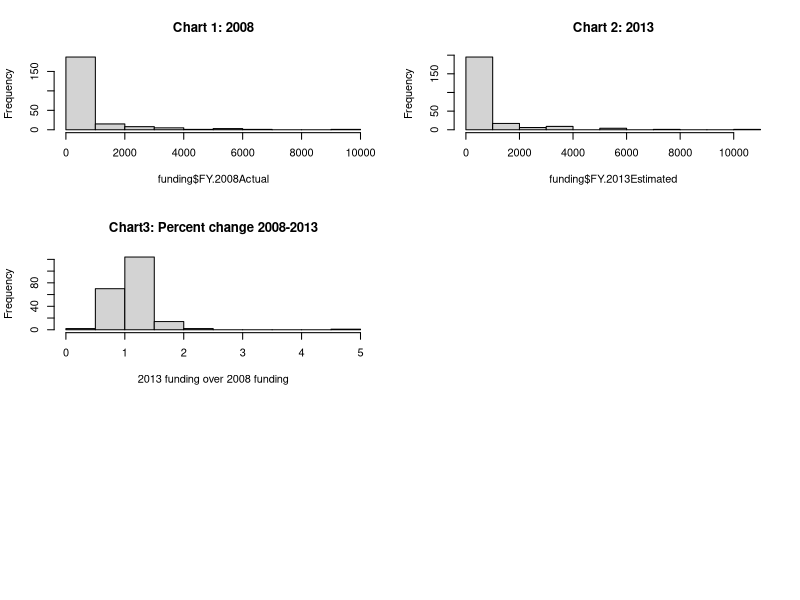

Reproduce this figure in R. (Note: this script raises an error after producing the figure.)
# Monthly data analysis: February 2013

# Data set from: http://report.nih.gov/categorical_spending.aspx

# Before you begin, you will have to open the xls file and unmerge rows 2+3,
# then delete rows 1+2.  There are also a bunch of rows at the end to delete.
# Save as a csv file, which will get rid of any excess formatting.

# To follow my analysis, run the file.  This will create a pdf.  Open the pdf,
# and read through this file while checking the pdf as you go.  You can make
# changes to this file and run it while keeping the pdf open and it will
# update automatically.

# To run the file you may need to install the calibrate package.  
# To do so, uncomment the lines below:
#install.packages("calibrate")
#library(calibrate)

# read in file
funding_raw <- read.csv("funding.csv")
funding <- funding_raw

# Get rid of dollar signs and commas in the data, and convert to numeric
clean <- function(ttt){
	as.numeric( gsub('[$,]', '', ttt))
}
funding_raw <- sapply(funding_raw[2:9], clean)
funding[2:9] <- funding_raw

# Start by looking at overall funding
pdf("funding_analysis.pdf")
par(mfrow=c(3,2)) # Layout
hist(funding$FY.2008Actual,main="Chart 1: 2008")
hist(funding$FY.2013Estimated,main="Chart 2: 2013")

# These look pretty similar, so we're not getting much out of this view.
# What do we want to know?  Maybe which diseases have changed funding?
# Let's look at the percent change in funding between 2008 and 2013.

# Get rid of rows with NAs or 0s
fund_clean <- funding[complete.cases(funding),]
fund_clean <- fund_clean[fund_clean$FY.2008Actual > 0,]
# Graph
hist(fund_clean$FY.2013Estimated/fund_clean$FY.2008Actual,main="Chart3: Percent change 2008-2013",xlab="2013 funding over 2008 funding")

# As expected, most funding levels have stayed about the same.  Which are
# the outliers?

# Make the change column part of our data frame
fund_clean$change <- fund_clean$FY.2013Estimated/fund_clean$FY.2008Actual

# Create new, smaller dataset made up of only top 5 and bottom 5
top_fund <- head(fund_clean[order(fund_clean$change,decreasing=TRUE),],5)
bot_fund <- head(fund_clean[order(fund_clean$change,decreasing=FALSE),],5)
changed <- rbind(top_fund,bot_fund)

# You can view this dataset in the R prompt
print(changed)

# Plot the biggest growth as a time series
top_ts <- ts(changed[,1],start=c(2008, 1), end=c(2013, 1), frequency=1)
plot(top_ts,main="Time Series for Largest Growing Research Area",ylab=changed[1,1])

# Plot the biggest decrease as a time series
bot_ts <- ts(changed[,10],start=c(2008, 1), end=c(2013,1), frequency=1)
plot(bot_ts,main="Time Series for Research Area With Greatest Decrease",ylab=changed[10,1])

# Save pdf
dev.off()
